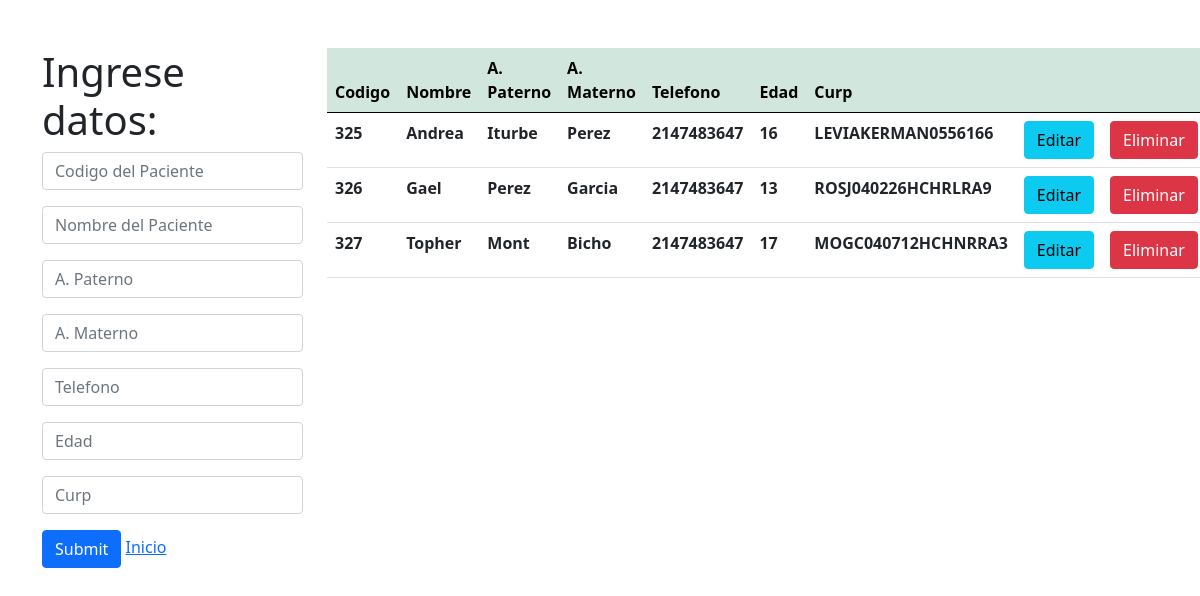
The app's page /crud_paciente/paciente.php with its own data.
### tables this page shows
CREATE TABLE `paciente` (
  `idpaciente` int(10) NOT NULL,
  `nombre` varchar(25) NOT NULL,
  `paterno` varchar(25) NOT NULL,
  `materno` varchar(25) NOT NULL,
  `telefono` int(10) NOT NULL,
  `edad` int(3) NOT NULL,
  `curp` varchar(25) NOT NULL
);

### crud_paciente/paciente.php (the view, shortened to what this page needs)
<?php
$con=conectar();
$sql="SELECT * FROM paciente";
$query=mysqli_query($con,$sql);
?>
<!DOCTYPE html>
<html lang="en">
<head>
     <link href="css/style.css" rel="stylesheet">
     <link href="https://cdn.jsdelivr.net/npm/bootstrap@5.0.0-beta1/dist/css/bootstrap.min.css" rel="stylesheet">
</head>
<body>
     <div class="container mt-5">
          <div class="row">
               <div class="col-md-3">
                <h1>Ingrese datos:</h1>
               <form action="insertar.php" method="POST">
                                    <input type="text" class="form-control mb-3" name="idpaciente" placeholder="Codigo del Paciente">
                                    <input type="text" class="form-control mb-3" name="nombre" placeholder="Nombre del Paciente">
                                    <input type="text" class="form-control mb-3" name="paterno" placeholder="A. Paterno">
                                    <input type="text" class="form-control mb-3" name="materno" placeholder="A. Materno">
                                    <input type="text" class="form-control mb-3" name="telefono" placeholder="Telefono">
                                    <input type="text" class="form-control mb-3" name="edad" placeholder="Edad">
                                    <input type="text" class="form-control mb-3" name="curp" placeholder="Curp">
                                    <input type="submit" class="btn btn-primary">
                                    <a href="http://localhost/Proyecto_Torres_ConsultorioDental/index.php">Inicio</a></li>
               </form>
               </div>
               <div class="col-md-8">
               <table class="table" >
                                <thead class="table-success table-striped" >
                                    <tr>
                                        <th>Codigo</th>
                                        <th>Nombre</th>
                                        <th>A. Paterno</th>
                                        <th>A. Materno</th>
                                        <th>Telefono</th>
                                        <th>Edad</th>
                                        <th>Curp</th>
                                        <th></th>
                                        <th></th>
                                    </tr>
                                </thead>
                                <tbody>
                                        <?php
                                            while($row=mysqli_fetch_array($query)){
                                        ?>
                                            <tr>
                                                <th><?php  echo $row['idpaciente']?></th>
                                                <th><?php  echo $row['nombre']?></th>
                                                <th><?php  echo $row['paterno']?></th>
                                                <th><?php  echo $row['materno']?></th>
                                                <th><?php  echo $row['telefono']?></th>
                                                <th><?php  echo $row['edad']?></th>
                                                <th><?php  echo $row['curp']?></th>
                                                <th><a href="actualizar.php?id=<?php echo $row['idpaciente'] ?>" class="btn btn-info">Editar</a></th>
                                                <th><a href="delete.php?id=<?php echo $row['idpaciente'] ?>" class="btn btn-danger">Eliminar</a></th>
                                            </tr>
                                        <?php
                                            }
                                        ?>
                                </tbody>
               </table>
               </div>
          </div>
     </div>
</body>
</html>

### style.css (style rules this page uses)
* { -webkit-box-sizing: border-box; -moz-box-sizing: border-box; box-sizing: border-box; margin:0px; padding:0px; }
body { background:rgb(248, 246, 246); color:black; font-family:Arial, helvetica, sans-serif; }
a { text-decoration: none; color:black; }

### records on screen
paciente: idpaciente "325", nombre "Andrea", paterno "Iturbe", materno "Perez", telefono "2147483647", edad "16", curp "LEVIAKERMAN0556166"
paciente: idpaciente "326", nombre "Gael", paterno "Perez", materno "Garcia", telefono "2147483647", edad "13", curp "ROSJ040226HCHRLRA9"
paciente: idpaciente "327", nombre "Topher", paterno "Mont", materno "Bicho", telefono "2147483647", edad "17", curp "MOGC040712HCHNRRA3"
